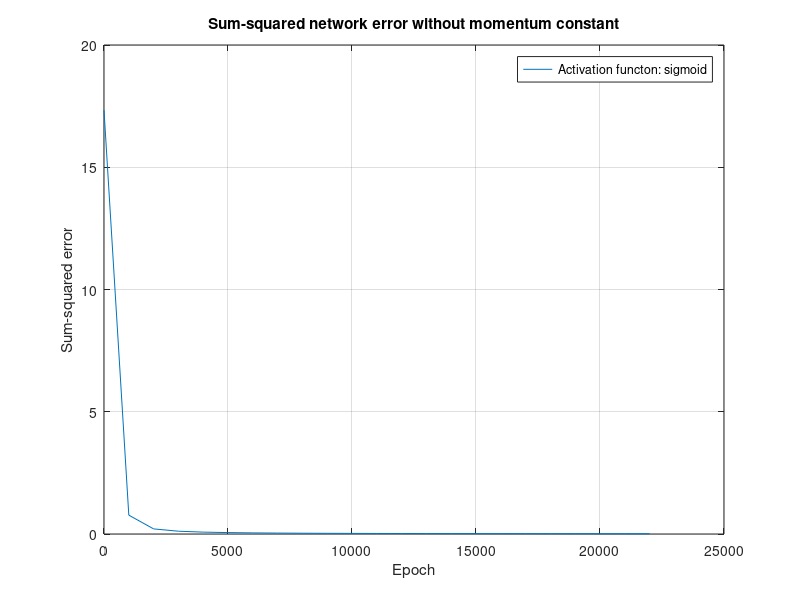

This figure's MATLAB source:
y=[17.33191 0.77157 0.20897 0.11402 0.07702 0.05768 0.04589 0.03800 0.03236 0.02814 0.02487 0.02226 0.02013 0.01837 0.01688 0.01562 0.01452 0.01356 0.01272 0.01198 0.01132 0.01072 0.01018 ]
x=[0:1000:22366]
plot(x,y)
grid()
title('Sum-squared network error without momentum constant')
xlabel('Epoch')
ylabel('Sum-squared error')
legend('Activation functon: sigmoid')
